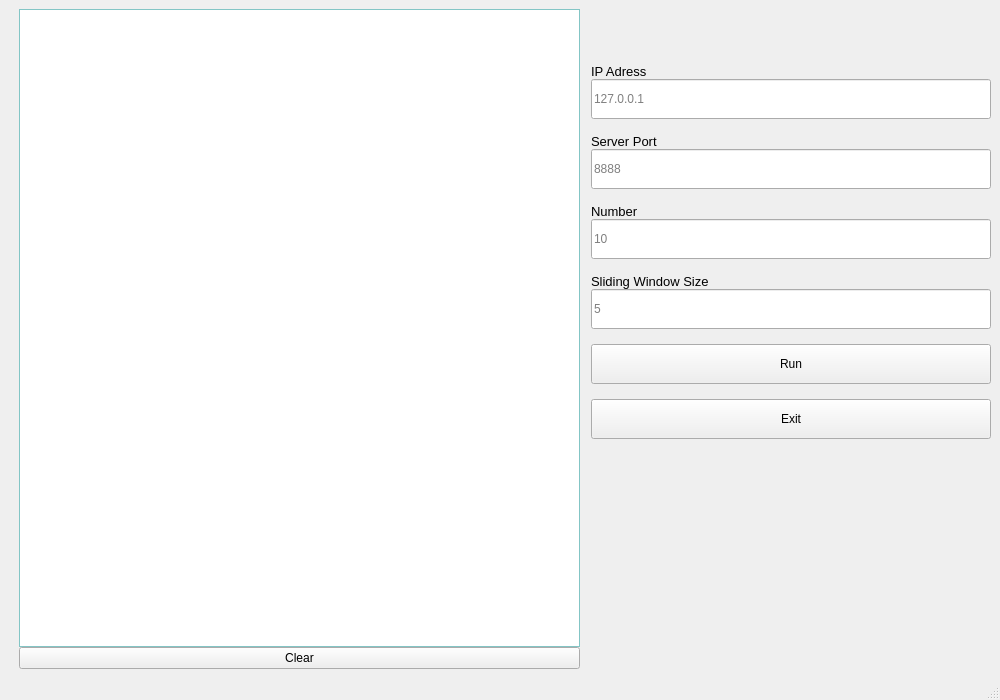
<?xml version="1.0" encoding="UTF-8"?>
<ui version="4.0">
 <class>MainWindow</class>
 <widget class="QMainWindow" name="MainWindow">
  <property name="geometry">
   <rect>
    <x>0</x>
    <y>0</y>
    <width>1000</width>
    <height>700</height>
   </rect>
  </property>
  <property name="cursor">
   <cursorShape>ArrowCursor</cursorShape>
  </property>
  <property name="windowTitle">
   <string>UDP</string>
  </property>
  <widget class="QWidget" name="centralwidget">
   <layout class="QGridLayout" name="gridLayout" columnminimumwidth="0,0,0,0">
    <item row="0" column="0">
     <spacer name="horizontalSpacer">
      <property name="orientation">
       <enum>Qt::Horizontal</enum>
      </property>
      <property name="sizeType">
       <enum>QSizePolicy::Fixed</enum>
      </property>
      <property name="sizeHint" stdset="0">
       <size>
        <width>10</width>
        <height>20</height>
       </size>
      </property>
     </spacer>
    </item>
    <item row="0" column="1">
     <layout class="QVBoxLayout" name="verticalLayout_2">
      <property name="spacing">
       <number>0</number>
      </property>
      <item>
       <widget class="QTextBrowser" name="textBrowser">
        <property name="minimumSize">
         <size>
          <width>300</width>
          <height>0</height>
         </size>
        </property>
        <property name="palette">
         <palette>
          <active>
           <colorrole role="WindowText">
            <brush brushstyle="SolidPattern">
             <color alpha="255">
              <red>0</red>
              <green>0</green>
              <blue>0</blue>
             </color>
            </brush>
           </colorrole>
           <colorrole role="Button">
            <brush brushstyle="SolidPattern">
             <color alpha="255">
              <red>170</red>
              <green>255</green>
              <blue>255</blue>
             </color>
            </brush>
           </colorrole>
           <colorrole role="Light">
            <brush brushstyle="SolidPattern">
             <color alpha="255">
              <red>255</red>
              <green>255</green>
              <blue>255</blue>
             </color>
            </brush>
           </colorrole>
           <colorrole role="Midlight">
            <brush brushstyle="SolidPattern">
             <color alpha="255">
              <red>212</red>
              <green>255</green>
              <blue>255</blue>
             </color>
            </brush>
           </colorrole>
           <colorrole role="Dark">
            <brush brushstyle="SolidPattern">
             <color alpha="255">
              <red>85</red>
              <green>127</green>
              <blue>127</blue>
             </color>
            </brush>
           </colorrole>
           <colorrole role="Mid">
            <brush brushstyle="SolidPattern">
             <color alpha="255">
              <red>113</red>
              <green>170</green>
              <blue>170</blue>
             </color>
            </brush>
           </colorrole>
           <colorrole role="Text">
            <brush brushstyle="SolidPattern">
             <color alpha="255">
              <red>0</red>
              <green>0</green>
              <blue>0</blue>
             </color>
            </brush>
           </colorrole>
           <colorrole role="BrightText">
            <brush brushstyle="SolidPattern">
             <color alpha="255">
              <red>255</red>
              <green>255</green>
              <blue>255</blue>
             </color>
            </brush>
           </colorrole>
           <colorrole role="ButtonText">
            <brush brushstyle="SolidPattern">
             <color alpha="255">
              <red>0</red>
              <green>0</green>
              <blue>0</blue>
             </color>
            </brush>
           </colorrole>
           <colorrole role="Base">
            <brush brushstyle="SolidPattern">
             <color alpha="255">
              <red>255</red>
              <green>255</green>
              <blue>255</blue>
             </color>
            </brush>
           </colorrole>
           <colorrole role="Window">
            <brush brushstyle="SolidPattern">
             <color alpha="255">
              <red>170</red>
              <green>255</green>
              <blue>255</blue>
             </color>
            </brush>
           </colorrole>
           <colorrole role="Shadow">
            <brush brushstyle="SolidPattern">
             <color alpha="255">
              <red>0</red>
              <green>0</green>
              <blue>0</blue>
             </color>
            </brush>
           </colorrole>
           <colorrole role="AlternateBase">
            <brush brushstyle="SolidPattern">
             <color alpha="255">
              <red>212</red>
              <green>255</green>
              <blue>255</blue>
             </color>
            </brush>
           </colorrole>
           <colorrole role="ToolTipBase">
            <brush brushstyle="SolidPattern">
             <color alpha="255">
              <red>255</red>
              <green>255</green>
              <blue>220</blue>
             </color>
            </brush>
           </colorrole>
           <colorrole role="ToolTipText">
            <brush brushstyle="SolidPattern">
             <color alpha="255">
              <red>0</red>
              <green>0</green>
              <blue>0</blue>
             </color>
            </brush>
           </colorrole>
          </active>
          <inactive>
           <colorrole role="WindowText">
            <brush brushstyle="SolidPattern">
             <color alpha="255">
              <red>0</red>
              <green>0</green>
              <blue>0</blue>
             </color>
            </brush>
           </colorrole>
           <colorrole role="Button">
            <brush brushstyle="SolidPattern">
             <color alpha="255">
              <red>170</red>
              <green>255</green>
              <blue>255</blue>
             </color>
            </brush>
           </colorrole>
           <colorrole role="Light">
            <brush brushstyle="SolidPattern">
             <color alpha="255">
              <red>255</red>
              <green>255</green>
              <blue>255</blue>
             </color>
            </brush>
           </colorrole>
           <colorrole role="Midlight">
            <brush brushstyle="SolidPattern">
             <color alpha="255">
              <red>212</red>
              <green>255</green>
              <blue>255</blue>
             </color>
            </brush>
           </colorrole>
           <colorrole role="Dark">
            <brush brushstyle="SolidPattern">
             <color alpha="255">
              <red>85</red>
              <green>127</green>
              <blue>127</blue>
             </color>
            </brush>
           </colorrole>
           <colorrole role="Mid">
            <brush brushstyle="SolidPattern">
             <color alpha="255">
              <red>113</red>
              <green>170</green>
              <blue>170</blue>
             </color>
            </brush>
           </colorrole>
           <colorrole role="Text">
            <brush brushstyle="SolidPattern">
             <color alpha="255">
              <red>0</red>
              <green>0</green>
              <blue>0</blue>
             </color>
            </brush>
           </colorrole>
           <colorrole role="BrightText">
            <brush brushstyle="SolidPattern">
             <color alpha="255">
              <red>255</red>
              <green>255</green>
              <blue>255</blue>
             </color>
            </brush>
           </colorrole>
           <colorrole role="ButtonText">
            <brush brushstyle="SolidPattern">
             <color alpha="255">
              <red>0</red>
              <green>0</green>
              <blue>0</blue>
             </color>
            </brush>
           </colorrole>
           <colorrole role="Base">
            <brush brushstyle="SolidPattern">
             <color alpha="255">
              <red>255</red>
              <green>255</green>
              <blue>255</blue>
             </color>
            </brush>
           </colorrole>
           <colorrole role="Window">
            <brush brushstyle="SolidPattern">
             <color alpha="255">
              <red>170</red>
              <green>255</green>
              <blue>255</blue>
             </color>
            </brush>
           </colorrole>
           <colorrole role="Shadow">
            <brush brushstyle="SolidPattern">
             <color alpha="255">
              <red>0</red>
              <green>0</green>
              <blue>0</blue>
             </color>
            </brush>
           </colorrole>
           <colorrole role="AlternateBase">
            <brush brushstyle="SolidPattern">
             <color alpha="255">
              <red>212</red>
              <green>255</green>
              <blue>255</blue>
             </color>
            </brush>
           </colorrole>
           <colorrole role="ToolTipBase">
            <brush brushstyle="SolidPattern">
             <color alpha="255">
              <red>255</red>
              <green>255</green>
              <blue>220</blue>
             </color>
            </brush>
           </colorrole>
           <colorrole role="ToolTipText">
            <brush brushstyle="SolidPattern">
             <color alpha="255">
              <red>0</red>
              <green>0</green>
              <blue>0</blue>
             </color>
            </brush>
           </colorrole>
          </inactive>
          <disabled>
           <colorrole role="WindowText">
            <brush brushstyle="SolidPattern">
             <color alpha="255">
              <red>85</red>
              <green>127</green>
              <blue>127</blue>
             </color>
            </brush>
           </colorrole>
           <colorrole role="Button">
            <brush brushstyle="SolidPattern">
             <color alpha="255">
              <red>170</red>
              <green>255</green>
              <blue>255</blue>
             </color>
            </brush>
           </colorrole>
           <colorrole role="Light">
            <brush brushstyle="SolidPattern">
             <color alpha="255">
              <red>255</red>
              <green>255</green>
              <blue>255</blue>
             </color>
            </brush>
           </colorrole>
           <colorrole role="Midlight">
            <brush brushstyle="SolidPattern">
             <color alpha="255">
              <red>212</red>
              <green>255</green>
              <blue>255</blue>
             </color>
            </brush>
           </colorrole>
           <colorrole role="Dark">
            <brush brushstyle="SolidPattern">
             <color alpha="255">
              <red>85</red>
              <green>127</green>
              <blue>127</blue>
             </color>
            </brush>
           </colorrole>
           <colorrole role="Mid">
            <brush brushstyle="SolidPattern">
             <color alpha="255">
              <red>113</red>
              <green>170</green>
              <blue>170</blue>
             </color>
            </brush>
           </colorrole>
           <colorrole role="Text">
            <brush brushstyle="SolidPattern">
             <color alpha="255">
              <red>85</red>
              <green>127</green>
              <blue>127</blue>
             </color>
            </brush>
           </colorrole>
           <colorrole role="BrightText">
            <brush brushstyle="SolidPattern">
             <color alpha="255">
              <red>255</red>
              <green>255</green>
              <blue>255</blue>
             </color>
            </brush>
           </colorrole>
           <colorrole role="ButtonText">
            <brush brushstyle="SolidPattern">
             <color alpha="255">
              <red>85</red>
              <green>127</green>
              <blue>127</blue>
             </color>
            </brush>
           </colorrole>
           <colorrole role="Base">
            <brush brushstyle="SolidPattern">
             <color alpha="255">
              <red>170</red>
              <green>255</green>
              <blue>255</blue>
             </color>
            </brush>
           </colorrole>
           <colorrole role="Window">
            <brush brushstyle="SolidPattern">
             <color alpha="255">
              <red>170</red>
              <green>255</green>
              <blue>255</blue>
             </color>
            </brush>
           </colorrole>
           <colorrole role="Shadow">
            <brush brushstyle="SolidPattern">
             <color alpha="255">
              <red>0</red>
              <green>0</green>
              <blue>0</blue>
             </color>
            </brush>
           </colorrole>
           <colorrole role="AlternateBase">
            <brush brushstyle="SolidPattern">
             <color alpha="255">
              <red>170</red>
              <green>255</green>
              <blue>255</blue>
             </color>
            </brush>
           </colorrole>
           <colorrole role="ToolTipBase">
            <brush brushstyle="SolidPattern">
             <color alpha="255">
              <red>255</red>
              <green>255</green>
              <blue>220</blue>
             </color>
            </brush>
           </colorrole>
           <colorrole role="ToolTipText">
            <brush brushstyle="SolidPattern">
             <color alpha="255">
              <red>0</red>
              <green>0</green>
              <blue>0</blue>
             </color>
            </brush>
           </colorrole>
          </disabled>
         </palette>
        </property>
        <property name="frameShadow">
         <enum>QFrame::Sunken</enum>
        </property>
       </widget>
      </item>
      <item>
       <widget class="QPushButton" name="btn_Clear">
        <property name="text">
         <string>Clear</string>
        </property>
       </widget>
      </item>
     </layout>
    </item>
    <item row="0" column="3">
     <layout class="QVBoxLayout" name="verticalLayout">
      <property name="spacing">
       <number>0</number>
      </property>
      <property name="sizeConstraint">
       <enum>QLayout::SetMinimumSize</enum>
      </property>
      <item>
       <spacer name="verticalSpacer_2">
        <property name="orientation">
         <enum>Qt::Vertical</enum>
        </property>
        <property name="sizeType">
         <enum>QSizePolicy::Fixed</enum>
        </property>
        <property name="sizeHint" stdset="0">
         <size>
          <width>0</width>
          <height>40</height>
         </size>
        </property>
       </spacer>
      </item>
      <item>
       <widget class="QLabel" name="label_IP_Address">
        <property name="sizePolicy">
         <sizepolicy hsizetype="Preferred" vsizetype="Fixed">
          <horstretch>0</horstretch>
          <verstretch>0</verstretch>
         </sizepolicy>
        </property>
        <property name="minimumSize">
         <size>
          <width>400</width>
          <height>30</height>
         </size>
        </property>
        <property name="font">
         <font>
          <family>Arial</family>
          <pointsize>10</pointsize>
          <weight>50</weight>
          <bold>false</bold>
         </font>
        </property>
        <property name="text">
         <string>IP Adress</string>
        </property>
        <property name="alignment">
         <set>Qt::AlignBottom|Qt::AlignLeading|Qt::AlignLeft</set>
        </property>
       </widget>
      </item>
      <item>
       <widget class="QLineEdit" name="lineEdit_IP_Address">
        <property name="sizePolicy">
         <sizepolicy hsizetype="Preferred" vsizetype="Fixed">
          <horstretch>0</horstretch>
          <verstretch>0</verstretch>
         </sizepolicy>
        </property>
        <property name="minimumSize">
         <size>
          <width>400</width>
          <height>40</height>
         </size>
        </property>
        <property name="placeholderText">
         <string>127.0.0.1</string>
        </property>
       </widget>
      </item>
      <item>
       <widget class="QLabel" name="label_Server_Port">
        <property name="sizePolicy">
         <sizepolicy hsizetype="Preferred" vsizetype="Fixed">
          <horstretch>0</horstretch>
          <verstretch>0</verstretch>
         </sizepolicy>
        </property>
        <property name="minimumSize">
         <size>
          <width>400</width>
          <height>30</height>
         </size>
        </property>
        <property name="font">
         <font>
          <family>Arial</family>
          <pointsize>10</pointsize>
          <weight>50</weight>
          <bold>false</bold>
         </font>
        </property>
        <property name="text">
         <string>Server Port</string>
        </property>
        <property name="alignment">
         <set>Qt::AlignBottom|Qt::AlignLeading|Qt::AlignLeft</set>
        </property>
       </widget>
      </item>
      <item>
       <widget class="QLineEdit" name="lineEdit_Server_Port">
        <property name="sizePolicy">
         <sizepolicy hsizetype="Preferred" vsizetype="Fixed">
          <horstretch>0</horstretch>
          <verstretch>0</verstretch>
         </sizepolicy>
        </property>
        <property name="minimumSize">
         <size>
          <width>400</width>
          <height>40</height>
         </size>
        </property>
        <property name="text">
         <string/>
        </property>
        <property name="placeholderText">
         <string>8888</string>
        </property>
       </widget>
      </item>
      <item>
       <widget class="QLabel" name="label_Number">
        <property name="sizePolicy">
         <sizepolicy hsizetype="Preferred" vsizetype="Fixed">
          <horstretch>0</horstretch>
          <verstretch>0</verstretch>
         </sizepolicy>
        </property>
        <property name="minimumSize">
         <size>
          <width>400</width>
          <height>30</height>
         </size>
        </property>
        <property name="font">
         <font>
          <family>Arial</family>
          <pointsize>10</pointsize>
          <weight>50</weight>
          <bold>false</bold>
         </font>
        </property>
        <property name="text">
         <string>Number</string>
        </property>
        <property name="alignment">
         <set>Qt::AlignBottom|Qt::AlignLeading|Qt::AlignLeft</set>
        </property>
       </widget>
      </item>
      <item>
       <widget class="QLineEdit" name="lineEdit_Number">
        <property name="sizePolicy">
         <sizepolicy hsizetype="Preferred" vsizetype="Fixed">
          <horstretch>0</horstretch>
          <verstretch>0</verstretch>
         </sizepolicy>
        </property>
        <property name="minimumSize">
         <size>
          <width>400</width>
          <height>40</height>
         </size>
        </property>
        <property name="text">
         <string/>
        </property>
        <property name="placeholderText">
         <string>10</string>
        </property>
       </widget>
      </item>
      <item>
       <widget class="QLabel" name="label_Sliding_Window_Size">
        <property name="sizePolicy">
         <sizepolicy hsizetype="Preferred" vsizetype="Fixed">
          <horstretch>0</horstretch>
          <verstretch>0</verstretch>
         </sizepolicy>
        </property>
        <property name="minimumSize">
         <size>
          <width>400</width>
          <height>30</height>
         </size>
        </property>
        <property name="font">
         <font>
          <family>Arial</family>
          <pointsize>10</pointsize>
          <weight>50</weight>
          <bold>false</bold>
         </font>
        </property>
        <property name="text">
         <string>Sliding Window Size</string>
        </property>
        <property name="alignment">
         <set>Qt::AlignBottom|Qt::AlignLeading|Qt::AlignLeft</set>
        </property>
       </widget>
      </item>
      <item>
       <widget class="QLineEdit" name="lineEdit_Sliding_Window_Size">
        <property name="sizePolicy">
         <sizepolicy hsizetype="Preferred" vsizetype="Fixed">
          <horstretch>0</horstretch>
          <verstretch>0</verstretch>
         </sizepolicy>
        </property>
        <property name="minimumSize">
         <size>
          <width>400</width>
          <height>40</height>
         </size>
        </property>
        <property name="text">
         <string/>
        </property>
        <property name="placeholderText">
         <string>5</string>
        </property>
       </widget>
      </item>
      <item>
       <spacer name="verticalSpacer_5">
        <property name="orientation">
         <enum>Qt::Vertical</enum>
        </property>
        <property name="sizeType">
         <enum>QSizePolicy::Fixed</enum>
        </property>
        <property name="sizeHint" stdset="0">
         <size>
          <width>0</width>
          <height>15</height>
         </size>
        </property>
       </spacer>
      </item>
      <item>
       <widget class="QPushButton" name="btn_Run">
        <property name="sizePolicy">
         <sizepolicy hsizetype="Preferred" vsizetype="Fixed">
          <horstretch>0</horstretch>
          <verstretch>0</verstretch>
         </sizepolicy>
        </property>
        <property name="minimumSize">
         <size>
          <width>400</width>
          <height>40</height>
         </size>
        </property>
        <property name="text">
         <string>Run</string>
        </property>
        <property name="flat">
         <bool>false</bool>
        </property>
       </widget>
      </item>
      <item>
       <spacer name="verticalSpacer_6">
        <property name="orientation">
         <enum>Qt::Vertical</enum>
        </property>
        <property name="sizeType">
         <enum>QSizePolicy::Fixed</enum>
        </property>
        <property name="sizeHint" stdset="0">
         <size>
          <width>0</width>
          <height>15</height>
         </size>
        </property>
       </spacer>
      </item>
      <item>
       <widget class="QPushButton" name="btn_Exit">
        <property name="sizePolicy">
         <sizepolicy hsizetype="Preferred" vsizetype="Fixed">
          <horstretch>0</horstretch>
          <verstretch>0</verstretch>
         </sizepolicy>
        </property>
        <property name="minimumSize">
         <size>
          <width>400</width>
          <height>40</height>
         </size>
        </property>
        <property name="text">
         <string>Exit</string>
        </property>
        <property name="flat">
         <bool>false</bool>
        </property>
       </widget>
      </item>
      <item>
       <spacer name="verticalSpacer">
        <property name="orientation">
         <enum>Qt::Vertical</enum>
        </property>
        <property name="sizeType">
         <enum>QSizePolicy::MinimumExpanding</enum>
        </property>
        <property name="sizeHint" stdset="0">
         <size>
          <width>0</width>
          <height>40</height>
         </size>
        </property>
       </spacer>
      </item>
     </layout>
    </item>
    <item row="0" column="2">
     <spacer name="horizontalSpacer_2">
      <property name="orientation">
       <enum>Qt::Horizontal</enum>
      </property>
      <property name="sizeType">
       <enum>QSizePolicy::Fixed</enum>
      </property>
      <property name="sizeHint" stdset="0">
       <size>
        <width>5</width>
        <height>40</height>
       </size>
      </property>
     </spacer>
    </item>
   </layout>
  </widget>
  <widget class="QStatusBar" name="statusbar"/>
 </widget>
 <resources/>
 <connections/>
</ui>
